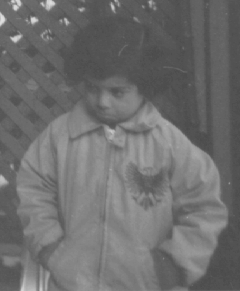
#> input picture pout.tif, 240 x 291 px, found by its file name
$ python tp2exemple1.py
#> lines starting #> are read from the running program, lines starting #| are printed output that depends on the picture
import cv2
import numpy as np
import matplotlib.pyplot as plt

path = r'C:\Users\INFOKOM\Desktop\studyy\IIA4\traitementImage\TP2\pout.tif'
I= cv2.imread(path)
#> I is the input picture: shape (291, 240, 3); min 74, max 224, mean 110.3
#cv2.calcHist([I],[0], None, [256], [0,256])
f1=plt.figure(1)


plt.title('histogramme')
h=plt.hist(I.ravel(),256,[0,256])
#moy :print(np.max(h[0])/I.size)
print(np.max(h[0]))
#| 10884.0
f2=plt.figure(2)
f2=plt.hist(I.ravel(),64,[0,256])
f3=plt.figure(3)
f3=plt.hist(I.ravel(),32,[0,256])
f4=plt.figure(4)
f4=plt.hist(I.ravel(),128,[0,256])
plt.show()
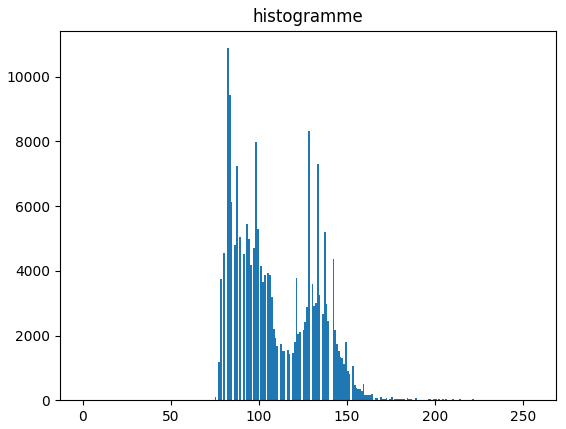
#> figure drawn by matplotlib, 1 panel; tallest bar 10884 high, from x = 82 to 83
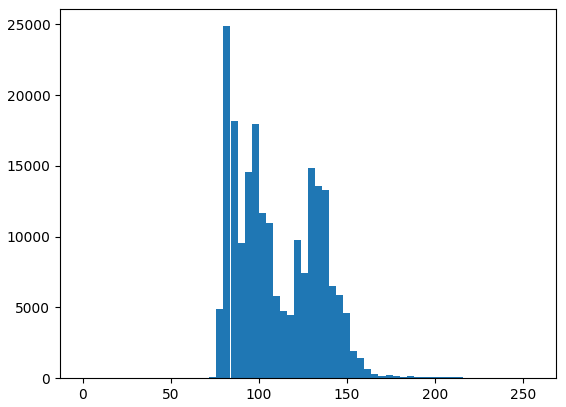
#> figure drawn by matplotlib, 1 panel; tallest bar 24876 high, from x = 80 to 84
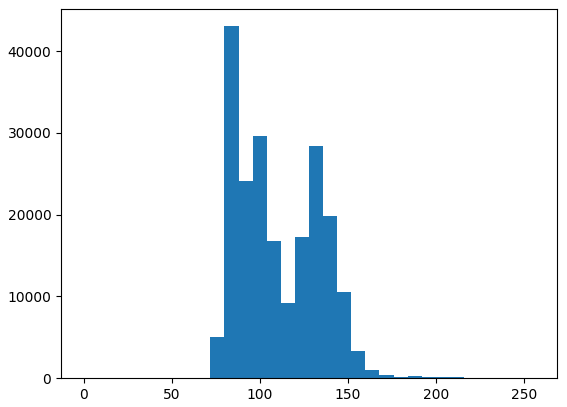
#> figure drawn by matplotlib, 1 panel; tallest bar 43047 high, from x = 80 to 88
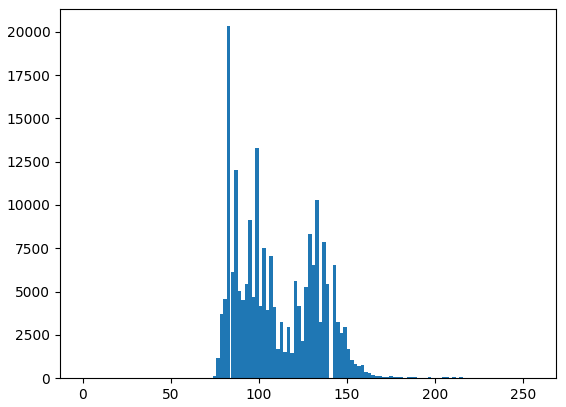
#> figure drawn by matplotlib, 1 panel; tallest bar 20322 high, from x = 82 to 84
